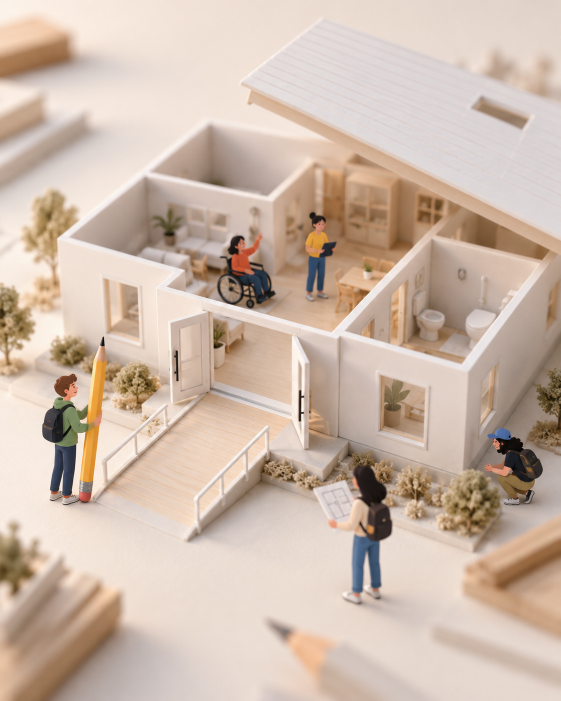
#> input picture promo60/img/kids/c1.jpg, 1122 x 1402 px, found by its file name (shown at 1/2 size); its folder holds only this picture in this run
$ python kids_prep.py
#> lines starting #> are read from the running program, lines starting #| are printed output that depends on the picture; after the words box and inside, x2 and y2 are one past the last pixel; in counts of white or black regions, pixels touching at a corner belong together
# 孩子版主圖：縮成 1080×1350 放在 1080×1620 紙上（下方留紙色），再算鉛筆線稿與畫的順序
import cv2, numpy as np, sys
rng = np.random.default_rng(3)
H, W, IH = 1620, 1080, 1350
for k in [f"{s}{i}" for s in "cd" for i in range(1, 6)]:
    src = cv2.imread(f"img/kids/{k}.jpg"); im = cv2.resize(src, (W, IH), interpolation=cv2.INTER_AREA)
#> further down, src is the input picture: shape (1402, 1122, 3); mean B, G, R 170.7, 185.3, 205.1
    pad = np.full((H, W, 3), (240, 246, 249), np.uint8); pad[:IH] = im
    cv2.imwrite(f"img/kids/{k}_p.jpg", pad, [cv2.IMWRITE_JPEG_QUALITY, 94])
    g = cv2.cvtColor(pad, cv2.COLOR_BGR2GRAY).astype(np.float32) / 255.
    g = cv2.bilateralFilter(g, 7, .08, 5)
    d = cv2.GaussianBlur(g, (0, 0), 1.4) - 0.985 * cv2.GaussianBlur(g, (0, 0), 2.4)
    e = 1 - np.tanh(np.clip(d, -1, 1) * 40); e = np.clip((e - 0.7) / 0.9, 0, 1); e[IH - 12:] = 0
#> after `e[IH - 12:] = 0`: e: shape (1620, 1080) float32; min 0, max 1, mean 0.0457
    m = (e > .35).astype(np.uint8); n, lab, st, _ = cv2.connectedComponentsWithStats(m, connectivity=8)
#> after `m = (e > 0.35).astype(np.uint8)`:
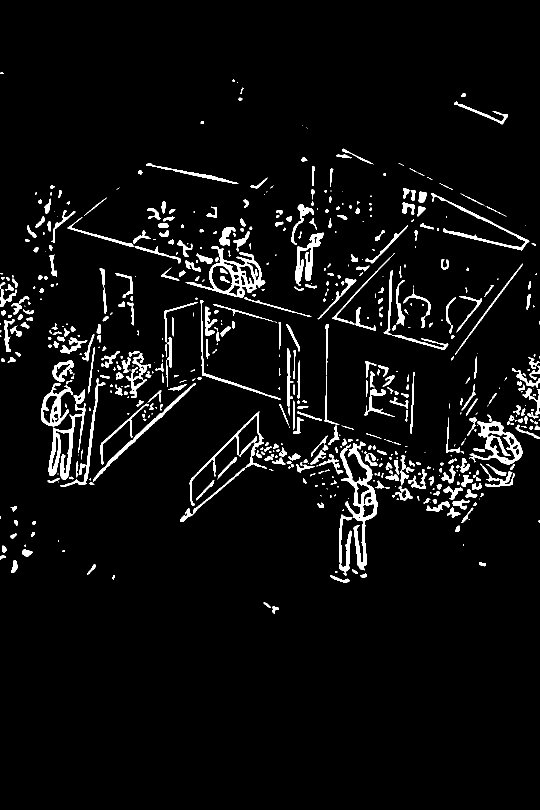
#> m: shape (1620, 1080) (shown at 1/2 size); values 0 (black) and 1 (white), 4.8% white; 630 white regions (213 under 20 px), largest, box (x1, y1, x2, y2) and area: (680, 883, 755, 1141) 4755, (371, 493, 531, 595) 3615, (96, 779, 171, 960) 3256
#> after `n, lab, st, _ = cv2.connectedComponentsWithStats(m, connectivity=8)`:
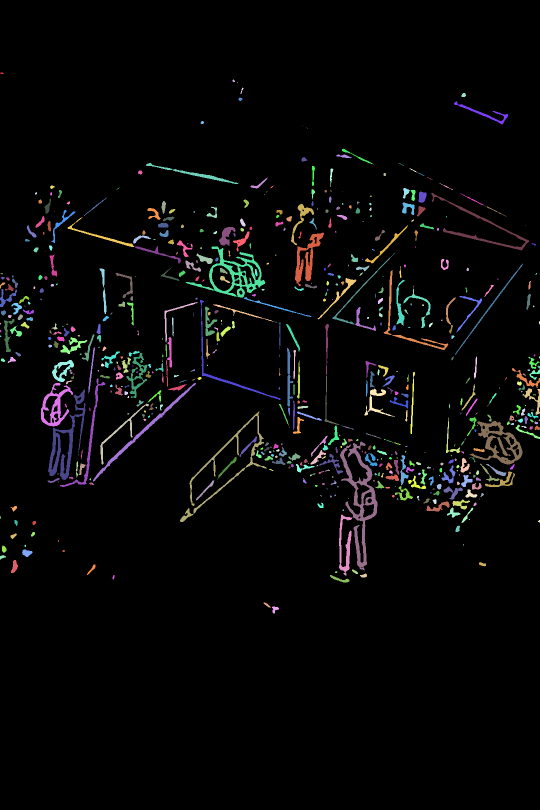
#> lab: shape (1620, 1080) int32 (shown at 1/2 size); 631 distinct labels, from 0 to 630; one colour per label, 0 black
#> after `n, lab, st, _ = cv2.connectedComponentsWithStats(m, connectivity=8)`: n = 631; st = 631 rows, first 6: [0, 0, 1080, 1620, 1665354], [0, 145, 7, 3, 16], [465, 159, 5, 5, 19], [474, 165, 2, 1, 2], [481, 175, 6, 13, 28], [923, 186, 9, 8, 58]
    keep = np.zeros(n, bool); keep[1:] = st[1:, cv2.CC_STAT_AREA] >= 28; e = e * keep[lab]
    pr = cv2.GaussianBlur(rng.random((H, W)).astype(np.float32), (0, 0), 30); pr = .78 + .22 * (pr - pr.min()) / (pr.max() - pr.min())
    a = cv2.GaussianBlur(np.clip(e * pr, 0, 1), (0, 0), .6)
    rgba = np.zeros((H, W, 4), np.uint8); rgba[..., 0] = 0x22; rgba[..., 1] = 0x26; rgba[..., 2] = 0x2c; rgba[..., 3] = (a * 255).astype(np.uint8)
#> after `rgba[..., 3] = (a * 255).astype(np.uint8)`:
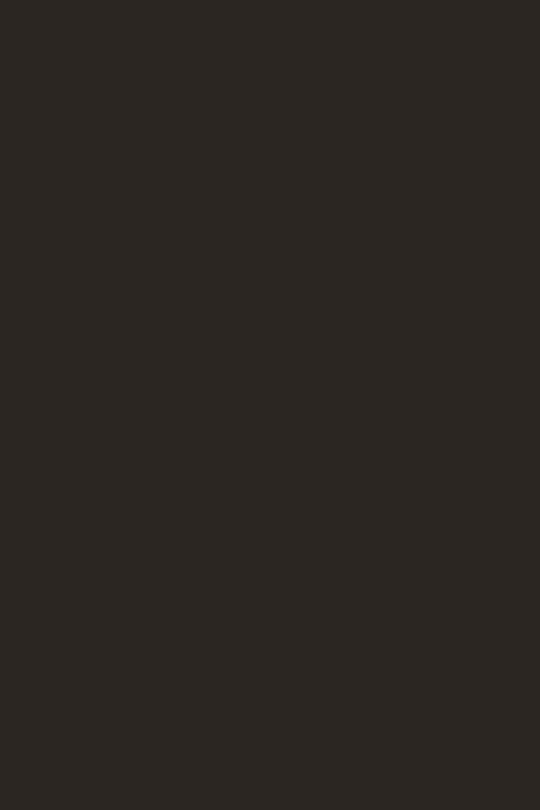
#> rgba: shape (1620, 1080, 4) (shown at 1/2 size); mean of channels 0, 1, 2, 3 34, 38, 44, 7.5; drawn as B, G, R
    cv2.imwrite(f"img/kids/{k}_lines.png", rgba)
    al = rgba[..., 3]; m = (al > 40).astype(np.uint8)
#> after `m = (al > 40).astype(np.uint8)`: m: shape (1620, 1080); values 0 (black) and 1 (white), 4.8% white; 370 white regions (1 under 20 px), largest, box (x1, y1, x2, y2) and area: (680, 883, 755, 1141) 4907, (371, 493, 531, 595) 3890, (96, 779, 171, 960) 3367
    n, lab, stats, cent = cv2.connectedComponentsWithStats(m, connectivity=8)
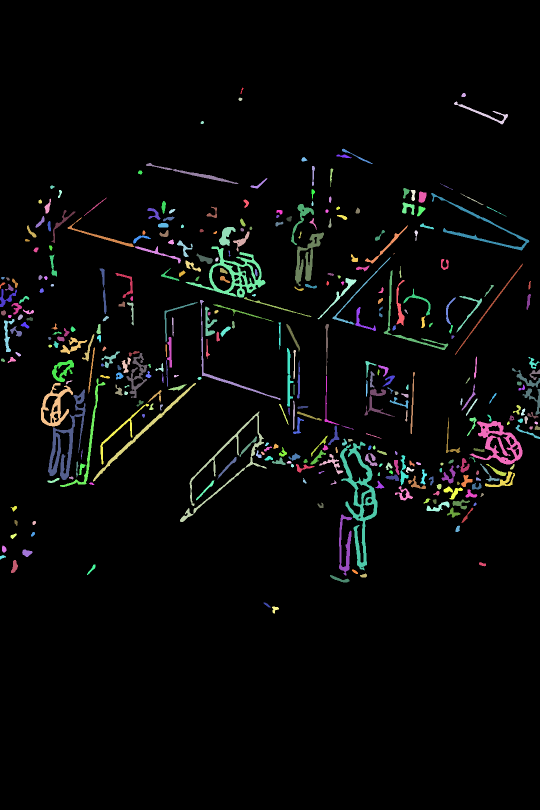
#> lab: shape (1620, 1080) int32 (shown at 1/2 size); 371 distinct labels, from 0 to 370; one colour per label, 0 black
#> n = 371; stats = 371 rows, first 6: [0, 0, 1080, 1620, 1665607], [481, 175, 6, 13, 28], [923, 186, 9, 8, 58], [477, 195, 8, 7, 40], [908, 203, 108, 46, 635], [401, 242, 7, 6, 32]; cent = 371 pairs, first value 4.06 to 1074.1, second value 180.7 to 1218.1
    order = np.full(n, 1.0, np.float32); row = np.floor(cent[1:, 1] / 160); x = cent[1:, 0] / W; x = np.where(row % 2 == 0, x, 1 - x)
#> after `order = np.full(n, 1.0, np.float32)`: order = 371 values from 1 to 1
#> after `row = np.floor(cent[1:, 1] / 160)`: row = 370 values, max 7 at index 362, min 1 at index 0, mean 3.94
#> after `x = cent[1:, 0] / W`: x = 370 values, max 0.995 at index 266, min 0.00376 at index 110, mean 0.511
#> after `x = np.where(row % 2 == 0, x, 1 - x)`: x = 370 values, max 0.996 at index 110, min 0.00414 at index 361, mean 0.464
    key = row + x * .9 + rng.random(n - 1) * .25; key = np.where(stats[1:, cv2.CC_STAT_AREA] >= 60, key, key + 1.5)
#> after `key = row + x * 0.9 + rng.random(n - 1) * 0.25`: key = 370 values, max 8.07 at index 362, min 1.22 at index 3, mean 4.48
#> after `key = np.where(stats[1:, cv2.CC_STAT_AREA] >= 60, key, key + 1.5)`: key = 370 values, max 9.17 at index 368, min 1.22 at index 3, mean 4.97
    order[1:] = np.argsort(np.argsort(key)) / max(1, n - 2)
    yy, xx = np.mgrid[0:H, 0:W].astype(np.float32); om = order[lab].astype(np.float32)
#> after `om = order[lab].astype(np.float32)`:
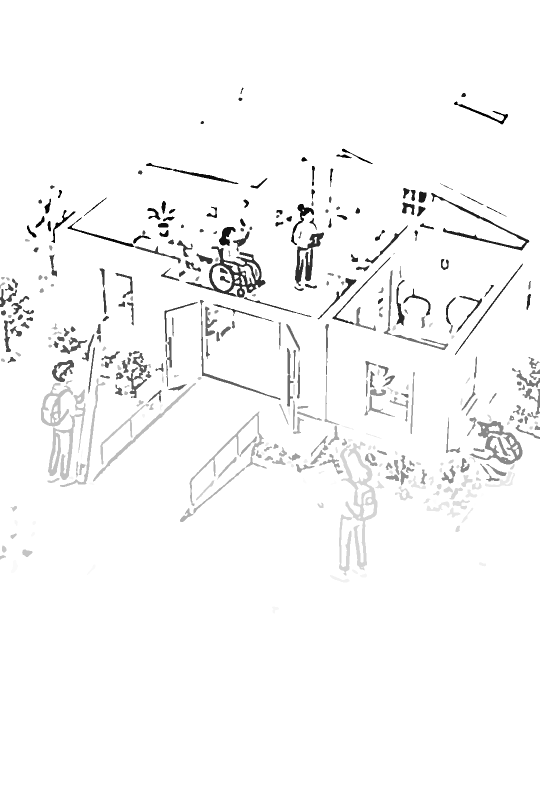
#> om: shape (1620, 1080) float32 (shown at 1/2 size); min 0, max 1, mean 0.974
    x0 = stats[:, cv2.CC_STAT_LEFT][lab]; y0 = stats[:, cv2.CC_STAT_TOP][lab]; w = np.maximum(1, stats[:, cv2.CC_STAT_WIDTH][lab]); h = np.maximum(1, stats[:, cv2.CC_STAT_HEIGHT][lab])
#> after `x0 = stats[:, cv2.CC_STAT_LEFT][lab]`: x0: shape (1620, 1080) int32; 321 distinct labels, from 0 to 1069
#> after `y0 = stats[:, cv2.CC_STAT_TOP][lab]`: y0: shape (1620, 1080) int32; 305 distinct labels, from 0 to 1213
#> after `w = np.maximum(1, stats[:, cv2.CC_STAT_WIDTH][lab])`:
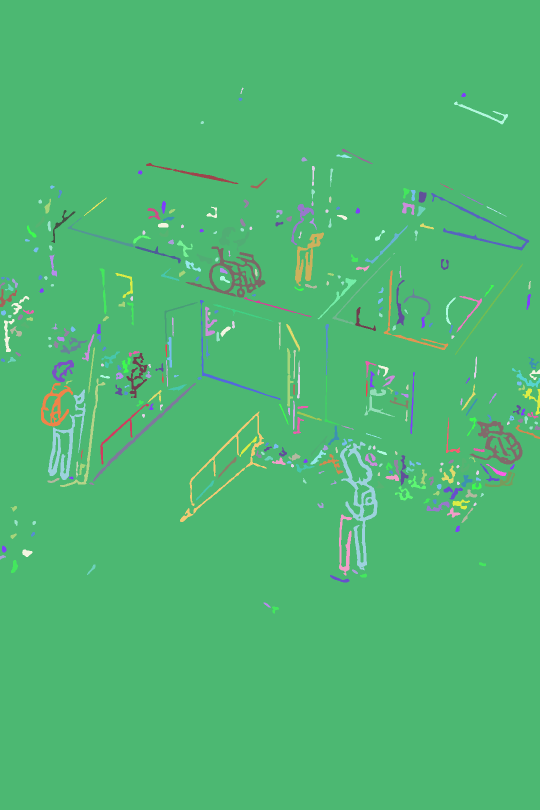
#> w: shape (1620, 1080) int32 (shown at 1/2 size); 77 distinct labels, from 2 to 1080; one colour per label, 0 black
#> after `h = np.maximum(1, stats[:, cv2.CC_STAT_HEIGHT][lab])`:
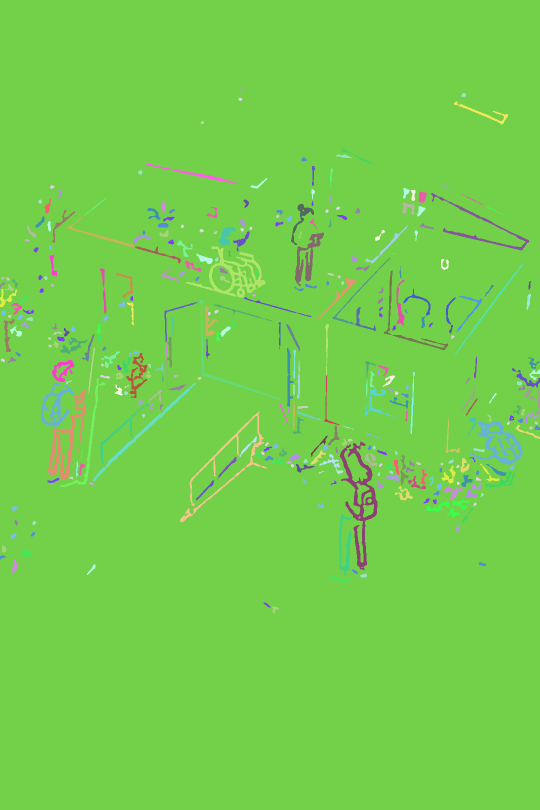
#> h: shape (1620, 1080) int32 (shown at 1/2 size); 79 distinct labels, from 3 to 1620; one colour per label, 0 black
    om = om + ((xx - x0) / w + (yy - y0) / h) / 2 * (1.0 / max(1, n - 1)) * 1.6; om[lab == 0] = 1.0
    cv2.imwrite(f"img/kids/{k}_order.png", (np.clip(om, 0, 1) * 254).astype(np.uint8)); print(k, round(float((a > .25).mean() * 100), 1), "% 線", n, "筆")
#| c1 4.6 % 線 371 筆
#> (the run stopped early here; a loop or call above may not have finished)
